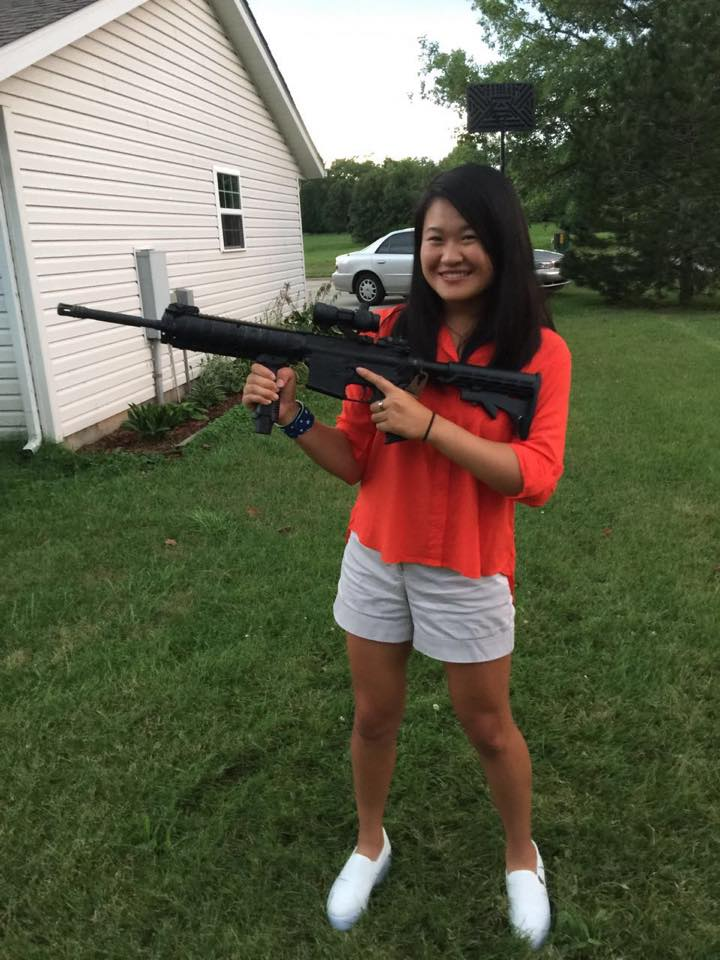
#> input picture opencv-1-image_histograms/alice_with_rifle2.jpg, 720 x 960 px
$ python simple_equalization.py --image ../opencv-1-image_histograms/alice_with_rifle2.jpg
#> lines starting #> are read from the running program, lines starting #| are printed output that depends on the picture
# https://pyimagesearch.com/2021/02/01/opencv-histogram-equalization-and-adaptive-histogram-equalization-clahe/?_ga=2.53960875.2080009457.1701883228-1842902230.1698424416
import argparse
import cv2
from matplotlib import pyplot as plt

ap = argparse.ArgumentParser()
ap.add_argument("-i", "--image", type=str, required=True, help="path to input image")
args = vars(ap.parse_args())

image = cv2.imread(args["image"])
#> image is the input picture: shape (960, 720, 3); mean B, G, R 77.4, 98.5, 98.6
gray = cv2.cvtColor(image, cv2.COLOR_BGR2GRAY)
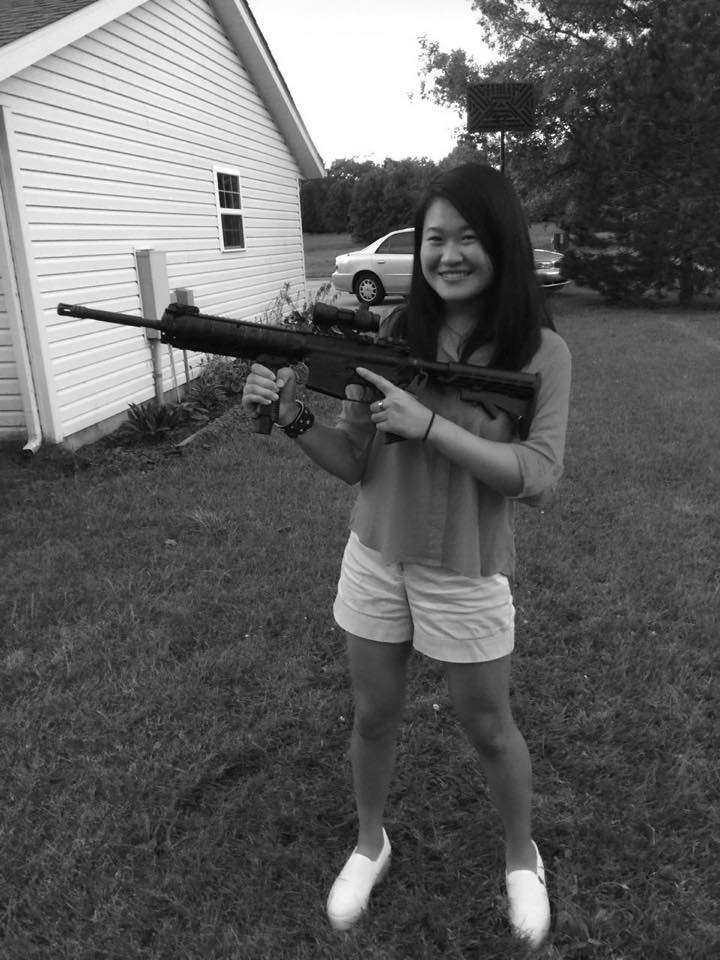
#> gray: shape (960, 720); min 0, max 255, mean 96.1
cv2.imshow("original grayscale", gray)

hist_original = cv2.calcHist([gray], [0], None, [256], [0, 256])
#> hist_original = 256 values, max 17430 at index 255, min 4 at index 0, mean 2700

plt.figure()
plt.title("grayscale histogram")
plt.xlabel("bins")
plt.ylabel("# pixels")
plt.plot(hist_original)
plt.xlim([0, 256])

# This function will equalize the input image
# Only grayscale images are valid inputs
# "equalize", meaning, the intensity distribution of the pixels will be evenly spread out over all 255 bins
equalized = cv2.equalizeHist(gray)
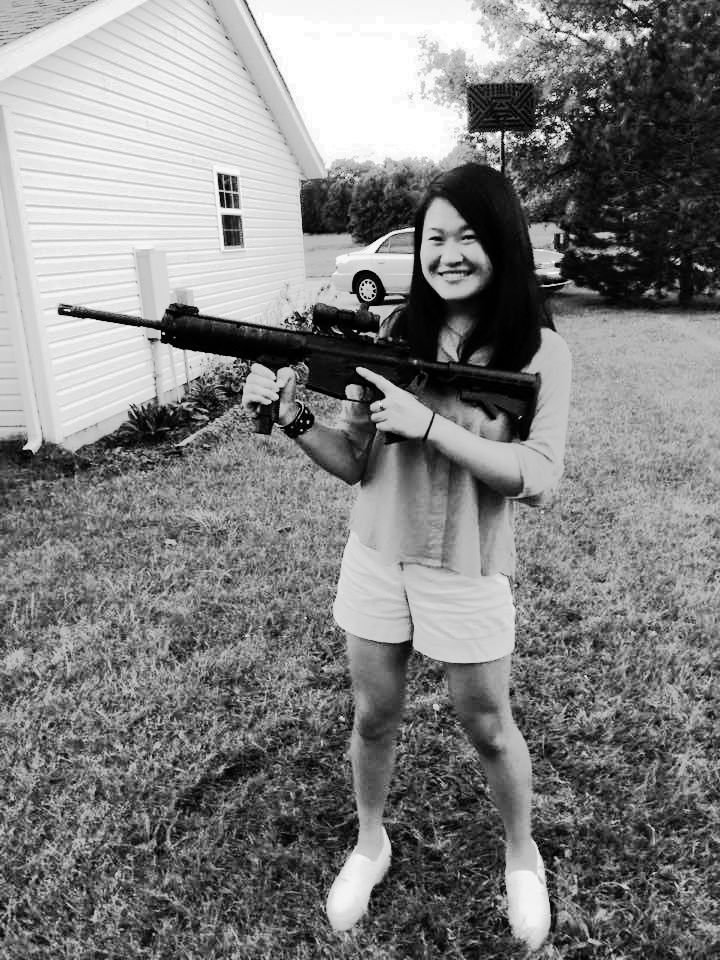
#> equalized: shape (960, 720); min 0, max 255, mean 128.6
cv2.imshow("equalized grayscale", equalized)
hist_equalized = cv2.calcHist([equalized], [0], None, [256], [0, 256])
#> hist_equalized = 256 values, max 17430 at index 255, min 0 at index 13, mean 2700
plt.figure()
plt.title("equalized histogram")
plt.xlabel("bins")
plt.ylabel("# pixels")
plt.plot(hist_equalized)
plt.xlim([0, 256])
plt.show()
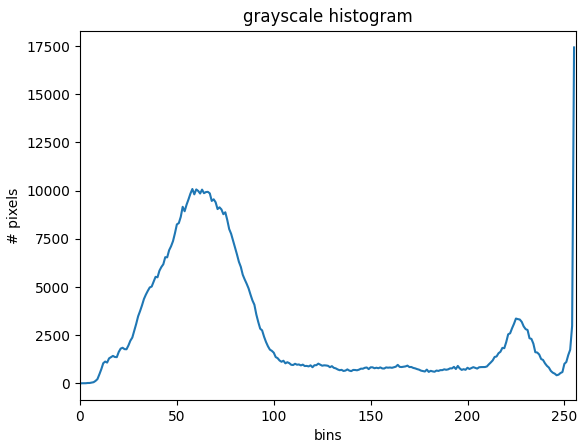
#> figure drawn by matplotlib, 1 panel; curve peaks at x = 255, y = 17430
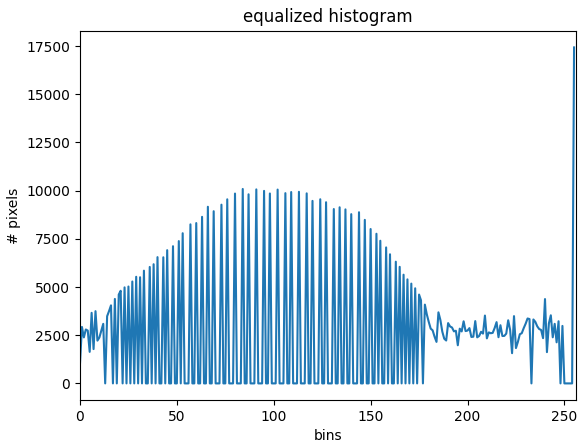
#> figure drawn by matplotlib, 1 panel; curve peaks at x = 255, y = 17430
